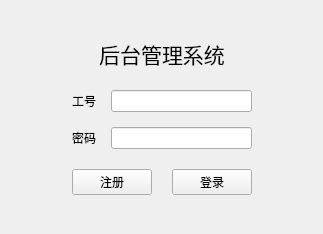
<?xml version="1.0" encoding="UTF-8"?>
<ui version="4.0">
 <class>LoginWindow</class>
 <widget class="QWidget" name="LoginWindow">
  <property name="geometry">
   <rect>
    <x>0</x>
    <y>0</y>
    <width>323</width>
    <height>234</height>
   </rect>
  </property>
  <property name="windowTitle">
   <string>登录</string>
  </property>
  <layout class="QHBoxLayout" name="horizontalLayout_3">
   <item>
    <spacer name="horizontalSpacer">
     <property name="orientation">
      <enum>Qt::Horizontal</enum>
     </property>
     <property name="sizeHint" stdset="0">
      <size>
       <width>40</width>
       <height>20</height>
      </size>
     </property>
    </spacer>
   </item>
   <item>
    <layout class="QVBoxLayout" name="verticalLayout">
     <property name="spacing">
      <number>20</number>
     </property>
     <item>
      <spacer name="verticalSpacer">
       <property name="orientation">
        <enum>Qt::Vertical</enum>
       </property>
       <property name="sizeHint" stdset="0">
        <size>
         <width>20</width>
         <height>40</height>
        </size>
       </property>
      </spacer>
     </item>
     <item>
      <widget class="QLabel" name="label_3">
       <property name="font">
        <font>
         <pointsize>16</pointsize>
        </font>
       </property>
       <property name="text">
        <string>后台管理系统</string>
       </property>
       <property name="alignment">
        <set>Qt::AlignCenter</set>
       </property>
      </widget>
     </item>
     <item>
      <layout class="QGridLayout" name="gridLayout">
       <property name="spacing">
        <number>15</number>
       </property>
       <item row="1" column="0">
        <widget class="QLabel" name="label_2">
         <property name="text">
          <string>密码</string>
         </property>
         <property name="alignment">
          <set>Qt::AlignRight|Qt::AlignTrailing|Qt::AlignVCenter</set>
         </property>
        </widget>
       </item>
       <item row="1" column="1">
        <widget class="QLineEdit" name="password">
         <property name="echoMode">
          <enum>QLineEdit::Password</enum>
         </property>
        </widget>
       </item>
       <item row="0" column="0">
        <widget class="QLabel" name="label">
         <property name="text">
          <string>工号</string>
         </property>
         <property name="alignment">
          <set>Qt::AlignRight|Qt::AlignTrailing|Qt::AlignVCenter</set>
         </property>
        </widget>
       </item>
       <item row="0" column="1">
        <widget class="QLineEdit" name="workNumber"/>
       </item>
      </layout>
     </item>
     <item>
      <layout class="QHBoxLayout" name="horizontalLayout">
       <item>
        <widget class="QPushButton" name="regButton">
         <property name="focusPolicy">
          <enum>Qt::ClickFocus</enum>
         </property>
         <property name="text">
          <string>注册</string>
         </property>
        </widget>
       </item>
       <item>
        <widget class="QPushButton" name="loginButton">
         <property name="text">
          <string>登录</string>
         </property>
        </widget>
       </item>
      </layout>
     </item>
     <item>
      <spacer name="verticalSpacer_2">
       <property name="orientation">
        <enum>Qt::Vertical</enum>
       </property>
       <property name="sizeHint" stdset="0">
        <size>
         <width>20</width>
         <height>40</height>
        </size>
       </property>
      </spacer>
     </item>
    </layout>
   </item>
   <item>
    <spacer name="horizontalSpacer_2">
     <property name="orientation">
      <enum>Qt::Horizontal</enum>
     </property>
     <property name="sizeHint" stdset="0">
      <size>
       <width>40</width>
       <height>20</height>
      </size>
     </property>
    </spacer>
   </item>
  </layout>
 </widget>
 <tabstops>
  <tabstop>workNumber</tabstop>
  <tabstop>password</tabstop>
  <tabstop>loginButton</tabstop>
  <tabstop>regButton</tabstop>
 </tabstops>
 <resources/>
 <connections/>
</ui>
